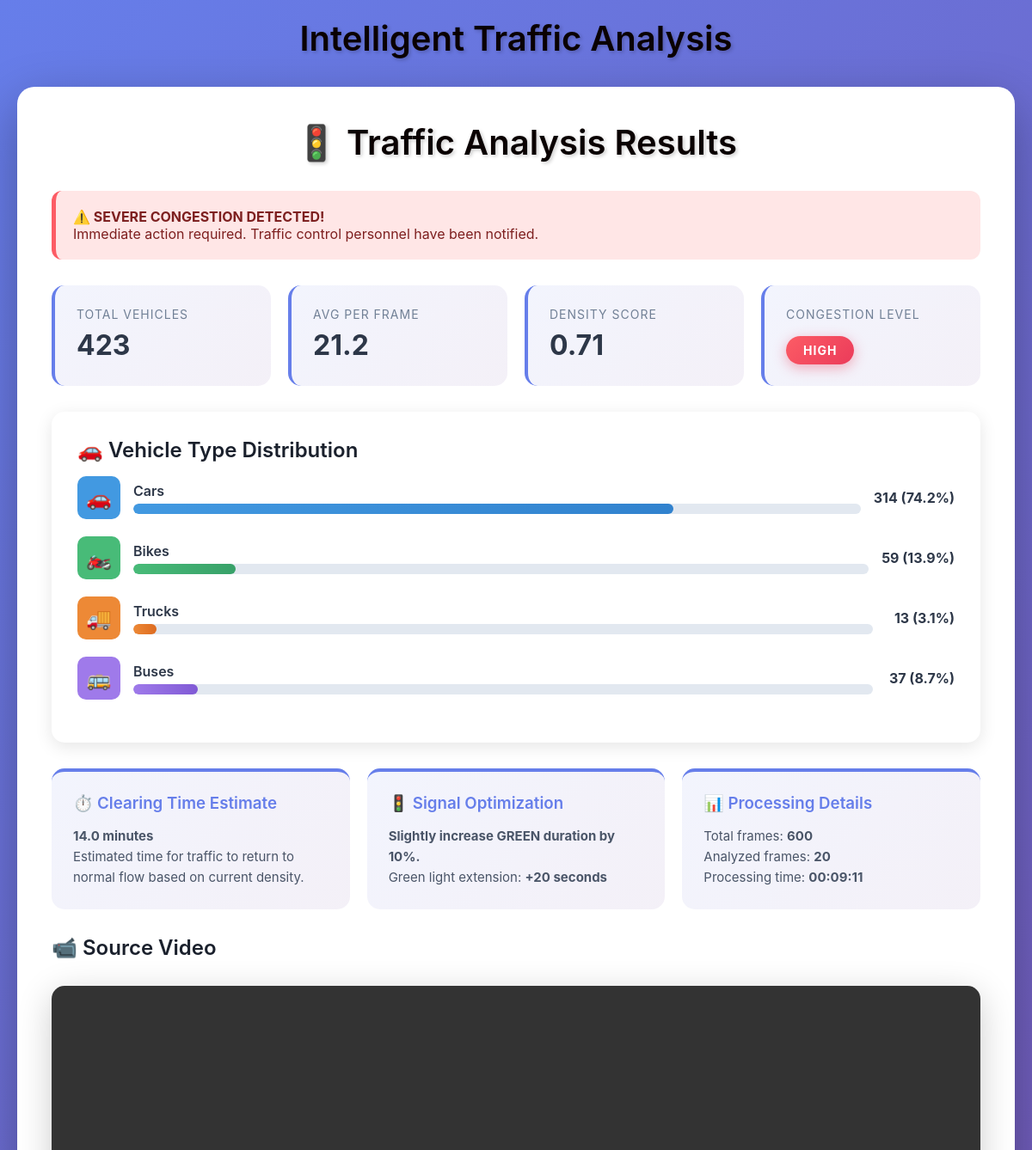
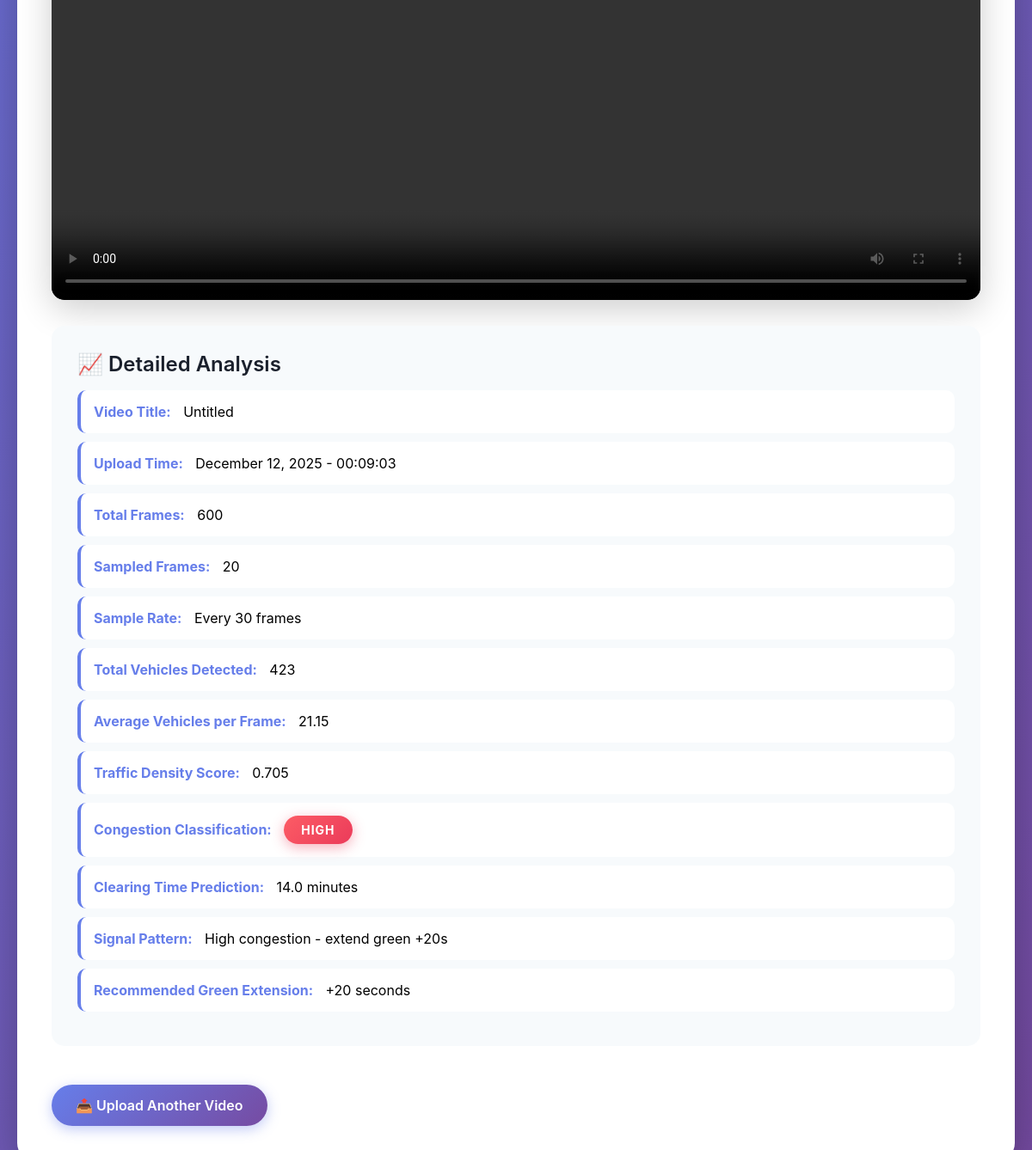
The page /results/12/ on the database its author committed (2 pictures, top to bottom).
### traffic_app/models.py (models this page shows, shortened)
class ProcessingResult(models.Model):
    video = models.OneToOneField(VideoUpload, on_delete=models.CASCADE, related_name="result")
    total_frames = models.IntegerField(default=0)
    sampled_frames = models.IntegerField(default=0)
    total_vehicles = models.IntegerField(default=0)
    avg_vehicles_per_frame = models.FloatField(default=0.0)
    density_score = models.FloatField(default=0.0)
    congestion = models.CharField(
        max_length=10,
        choices=[("LOW","LOW"),("MEDIUM","MEDIUM"),("HIGH","HIGH")],
        default="LOW"
    )
    signal_green_extension = models.FloatField(default=0.0)
    signal_pattern = models.CharField(max_length=100, default="")
    signal_recommendation = models.CharField(max_length=200, default="")
    clearing_time = models.FloatField(default=0.0)
    count_cars = models.IntegerField(default=0)
    count_bikes = models.IntegerField(default=0)
    count_trucks = models.IntegerField(default=0)
    count_buses = models.IntegerField(default=0)
    processed_at = models.DateTimeField(auto_now_add=True)

class VideoUpload(models.Model):
    title = models.CharField(max_length=200, blank=True)
    video_file = models.FileField(upload_to="uploads/")
    uploaded_at = models.DateTimeField(auto_now_add=True)
    processed = models.BooleanField(default=False)

### traffic_app/views.py (the view)
# urls.py: path("results/<int:pk>/", views.results_view, name="results"),
def results_view(request, pk):
    video = get_object_or_404(VideoUpload, pk=pk)
    result = getattr(video, "result", None)
    if result:
        total = result.count_cars + result.count_bikes + result.count_trucks + result.count_buses
        vehicle_percentages = {
            "cars": round((result.count_cars / total * 100) if total > 0 else 0, 1),
            "bikes": round((result.count_bikes / total * 100) if total > 0 else 0, 1),
            "trucks": round((result.count_trucks / total * 100) if total > 0 else 0, 1),
            "buses": round((result.count_buses / total * 100) if total > 0 else 0, 1),
        }
    else:
        vehicle_percentages = {"cars": 0, "bikes": 0, "trucks": 0, "buses": 0}
    context = {
        "video": video,
        "result": result,
        "vehicle_percentages": vehicle_percentages
    }
    return render(request, "traffic_app/results.html", context)

### traffic_app/templates/traffic_app/results.html (shortened to what this page needs)
{% extends "traffic_app/base.html" %}
{% block content %}
<div class="container-card">
    <h1>🚦 Traffic Analysis Results</h1>
    {% if result.congestion == "HIGH" %}
    <div class="alert-box alert-danger">
        <strong>⚠️ SEVERE CONGESTION DETECTED!</strong>
        <p>Immediate action required. Traffic control personnel have been notified.</p>
    </div>
    {% elif result.congestion == "MEDIUM" %}
    <div class="alert-box alert-warning">
        <strong>⚠️ Moderate Congestion</strong>
        <p>Traffic flow is affected. Monitor situation closely.</p>
    </div>
    {% else %}
    <div class="alert-box alert-success">
        <strong>✓ Normal Traffic Flow</strong>
        <p>Traffic conditions are within normal parameters.</p>
    </div>
    {% endif %}
    <div class="stats-grid">
        <div class="stat-card">
            <div class="stat-label">Total Vehicles</div>
            <div class="stat-value">{{ result.total_vehicles }}</div>
        </div>
        <div class="stat-card">
            <div class="stat-label">Avg per Frame</div>
            <div class="stat-value">{{ result.avg_vehicles_per_frame|floatformat:1 }}</div>
        </div>
        <div class="stat-card">
            <div class="stat-label">Density Score</div>
            <div class="stat-value">{{ result.density_score|floatformat:2 }}</div>
        </div>
        <div class="stat-card">
            <div class="stat-label">Congestion Level</div>
            <div class="stat-value">
                <span class="congestion-badge congestion-{{ result.congestion|lower }}">
                    {{ result.congestion }}
                </span>
            </div>
        </div>
    </div>
    <div class="vehicle-breakdown">
        <h2>🚗 Vehicle Type Distribution</h2>
        <div class="vehicle-item">
            <div class="vehicle-icon car">🚗</div>
            <div class="vehicle-info">
                <div class="vehicle-name">Cars</div>
                <div class="vehicle-bar">
                    <div class="vehicle-bar-fill car" style="width: {{ vehicle_percentages.cars }}%"></div>
                </div>
            </div>
            <div class="vehicle-count">{{ result.count_cars }} ({{ vehicle_percentages.cars }}%)</div>
        </div>
        <div class="vehicle-item">
            <div class="vehicle-icon bike">🏍️</div>
            <div class="vehicle-info">
                <div class="vehicle-name">Bikes</div>
                <div class="vehicle-bar">
                    <div class="vehicle-bar-fill bike" style="width: {{ vehicle_percentages.bikes }}%"></div>
                </div>
            </div>
            <div class="vehicle-count">{{ result.count_bikes }} ({{ vehicle_percentages.bikes }}%)</div>
        </div>
        <div class="vehicle-item">
            <div class="vehicle-icon truck">🚚</div>
            <div class="vehicle-info">
                <div class="vehicle-name">Trucks</div>
                <div class="vehicle-bar">
                    <div class="vehicle-bar-fill truck" style="width: {{ vehicle_percentages.trucks }}%"></div>
                </div>
            </div>
            <div class="vehicle-count">{{ result.count_trucks }} ({{ vehicle_percentages.trucks }}%)</div>
        </div>
        <div class="vehicle-item">
            <div class="vehicle-icon bus">🚌</div>
            <div class="vehicle-info">
                <div class="vehicle-name">Buses</div>
                <div class="vehicle-bar">
                    <div class="vehicle-bar-fill bus" style="width: {{ vehicle_percentages.buses }}%"></div>
                </div>
            </div>
            <div class="vehicle-count">{{ result.count_buses }} ({{ vehicle_percentages.buses }}%)</div>
        </div>
    </div>
    <div class="recommendations">
        <div class="recommendation-card">
            <h3>⏱️ Clearing Time Estimate</h3>
            <p><strong>{{ result.clearing_time }} minutes</strong></p>
            <p>Estimated time for traffic to return to normal flow based on current density.</p>
        </div>
        <div class="recommendation-card">
            <h3>🚦 Signal Optimization</h3>
            <p><strong>{{ result.signal_recommendation }}</strong></p>
            <p>Green light extension: <strong>+{{ result.signal_green_extension|floatformat:0 }} seconds</strong></p>
        </div>
        <div class="recommendation-card">
            <h3>📊 Processing Details</h3>
            <p>Total frames: <strong>{{ result.total_frames }}</strong></p>
            <p>Analyzed frames: <strong>{{ result.sampled_frames }}</strong></p>
            <p>Processing time: <strong>{{ result.processed_at|date:"H:i:s" }}</strong></p>
        </div>
    </div>
    <h2>📹 Source Video</h2>
    <div class="video-frame">
        <video width="100%" controls>
            <source src="{{ video.video_file.url }}" type="video/mp4">
        </video>
    </div>
    <div class="metrics-section">
        <h2>📈 Detailed Analysis</h2>
        <ul class="metrics-list">
            <li><b>Video Title:</b> {{ video.title|default:"Untitled" }}</li>
            <li><b>Upload Time:</b> {{ video.uploaded_at|date:"F d, Y - H:i:s" }}</li>
            <li><b>Total Frames:</b> {{ result.total_frames }}</li>
            <li><b>Sampled Frames:</b> {{ result.sampled_frames }}</li>
            <li><b>Sample Rate:</b> Every 30 frames</li>
            <li><b>Total Vehicles Detected:</b> {{ result.total_vehicles }}</li>
            <li><b>Average Vehicles per Frame:</b> {{ result.avg_vehicles_per_frame|floatformat:2 }}</li>
            <li><b>Traffic Density Score:</b> {{ result.density_score|floatformat:3 }}</li>
            <li><b>Congestion Classification:</b>
                <span class="congestion-badge congestion-{{ result.congestion|lower }}">
                    {{ result.congestion }}
                </span>
            </li>
            <li><b>Clearing Time Prediction:</b> {{ result.clearing_time }} minutes</li>
            <li><b>Signal Pattern:</b> {{ result.signal_pattern }}</li>
            <li><b>Recommended Green Extension:</b> +{{ result.signal_green_extension|floatformat:0 }} seconds</li>
        </ul>
    </div>
    <a href="{% url 'traffic_app:upload' %}" class="btn">📤 Upload Another Video</a>
</div>
{% endblock %}

### traffic_app/static/traffic_app/css/style.css (style rules this page uses)
* { margin: 0; padding: 0; box-sizing: border-box; }
body { background: linear-gradient(135deg, #667eea 0%, #764ba2 100%); font-family: "Inter", "Segoe UI", Tahoma, Geneva, Verdana, sans-serif; min-height: 100vh; padding: 20px; }
h1, h2, h3 { font-weight: 600; color: #1a202c; margin-bottom: 1rem; }
h1 { font-size: 2.5rem; text-align: center; color: rgb(10, 1, 1); text-shadow: 2px 2px 4px rgba(0,0,0,0.2); margin-bottom: 2rem; }
.container-card { max-width: 1200px; margin: 0 auto; padding: 40px; background: white; border-radius: 20px; box-shadow: 0 20px 60px rgba(0,0,0,0.3); animation: fadeIn 0.5s ease-in; }
.btn { display: inline-block; background: linear-gradient(135deg, #667eea 0%, #764ba2 100%); color: white; padding: 14px 28px; border-radius: 50px; text-decoration: none; border: none; font-weight: 600; font-size: 16px; cursor: pointer; transition: all 0.3s ease; box-shadow: 0 4px 15px rgba(102, 126, 234, 0.4); margin-top: 15px; }
.stats-grid { display: grid; grid-template-columns: repeat(auto-fit, minmax(250px, 1fr)); gap: 20px; margin: 30px 0; }
.stat-card { background: linear-gradient(135deg, #667eea15 0%, #764ba215 100%); padding: 25px; border-radius: 15px; border-left: 4px solid #667eea; transition: all 0.3s ease; }
.stat-label { font-size: 14px; color: #718096; text-transform: uppercase; letter-spacing: 1px; margin-bottom: 8px; }
.stat-value { font-size: 32px; font-weight: 700; color: #2d3748; }
.congestion-badge { display: inline-block; padding: 8px 20px; border-radius: 25px; font-weight: 700; font-size: 14px; text-transform: uppercase; letter-spacing: 1px; }
.congestion-high { background: linear-gradient(135deg, #fc5c65 0%, #eb3b5a 100%); color: white; box-shadow: 0 4px 15px rgba(235, 59, 90, 0.4); }
.video-frame { width: 100%; margin: 30px 0; border-radius: 15px; overflow: hidden; box-shadow: 0 10px 40px rgba(0,0,0,0.2); }
.video-frame video { width: 100%; display: block; }
.metrics-section { background: #f7fafc; padding: 30px; border-radius: 15px; margin: 30px 0; }
.metrics-list { list-style: none; }
.metrics-list li { padding: 15px; margin-bottom: 10px; background: white; border-radius: 10px; border-left: 4px solid #667eea; font-size: 16px; transition: all 0.3s ease; }
.metrics-list li b { color: #667eea; margin-right: 10px; }
.vehicle-breakdown { background: white; padding: 30px; border-radius: 15px; margin: 30px 0; box-shadow: 0 5px 20px rgba(0,0,0,0.1); }
.vehicle-item { display: flex; align-items: center; margin-bottom: 20px; }
.vehicle-icon { width: 50px; height: 50px; margin-right: 15px; font-size: 24px; display: flex; align-items: center; justify-content: center; border-radius: 10px; }
.vehicle-icon.car { background: #4299e1; color: white; }
.vehicle-icon.bike { background: #48bb78; color: white; }
.vehicle-icon.truck { background: #ed8936; color: white; }
.vehicle-icon.bus { background: #9f7aea; color: white; }
.vehicle-info { flex: 1; }
.vehicle-name { font-weight: 600; color: #2d3748; margin-bottom: 5px; }
.vehicle-bar { height: 12px; background: #e2e8f0; border-radius: 6px; overflow: hidden; position: relative; }
.vehicle-bar-fill { height: 100%; border-radius: 6px; transition: width 1s ease; }
.vehicle-bar-fill.car { background: linear-gradient(90deg, #4299e1, #3182ce); }
.vehicle-bar-fill.bike { background: linear-gradient(90deg, #48bb78, #38a169); }
.vehicle-bar-fill.truck { background: linear-gradient(90deg, #ed8936, #dd6b20); }
.vehicle-bar-fill.bus { background: linear-gradient(90deg, #9f7aea, #805ad5); }
.vehicle-count { margin-left: 15px; font-weight: 700; color: #2d3748; min-width: 80px; text-align: right; }
.alert-box { padding: 20px; border-radius: 12px; margin: 20px 0; border-left: 5px solid; animation: slideIn 0.5s ease; }
.alert-danger { background: #ffe6e6; border-color: #fc5c65; color: #7d1f1f; }
.recommendations { display: grid; grid-template-columns: repeat(auto-fit, minmax(300px, 1fr)); gap: 20px; margin: 30px 0; }
.recommendation-card { background: linear-gradient(135deg, #667eea15 0%, #764ba215 100%); padding: 25px; border-radius: 15px; border-top: 4px solid #667eea; }
.recommendation-card h3 { color: #667eea; margin-bottom: 15px; display: flex; align-items: center; gap: 10px; }
.recommendation-card p { color: #4a5568; line-height: 1.6; font-size: 15px; }

### rows shown on the page
ProcessingResult: total_vehicles "423", avg_vehicles_per_frame "21.2", density_score "0.71", congestion "HIGH", count_cars "314", count_bikes "59", count_trucks "13", count_buses "37", clearing_time "14.0", signal_recommendation "Slightly increase GREEN duration by 10%.", signal_green_extension "20", total_frames "600", sampled_frames "20", processed_at "00:09:11", avg_vehicles_per_frame "21.15", density_score "0.705", signal_pattern "High congestion - extend green +20s"
VideoUpload: title "Untitled", uploaded_at "December 12, 2025 - 00:09:03"

### other values the page prints
{{ vehicle_percentages.cars }} "74.2"
{{ vehicle_percentages.bikes }} "13.9"
{{ vehicle_percentages.trucks }} "3.1"
{{ vehicle_percentages.buses }} "8.7"
